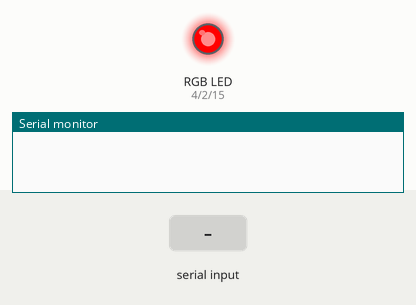
Simulated run of this sketch. Board: ESP32. Shown: an RGB LED mixed from three pins (HIGH = lit), the last lines printed to the serial monitor. The inputs (shaded band) are chosen by the test bench.

Above: at 0.1 s.
At 2.8 s:
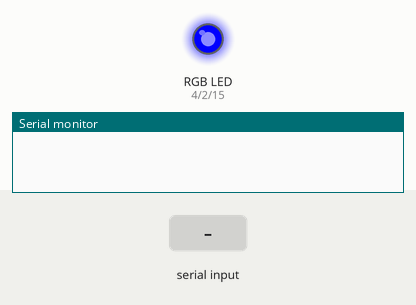
2.9 s: "1" received over Serial
At 4.9 s:
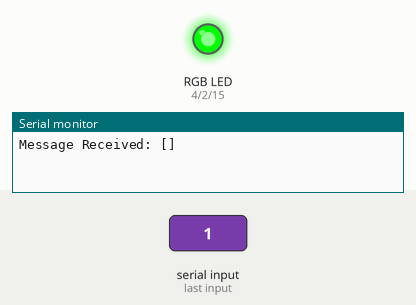
Timing chart, 0 to 13.0 s (numbered marks = the images above; inputs shaded):
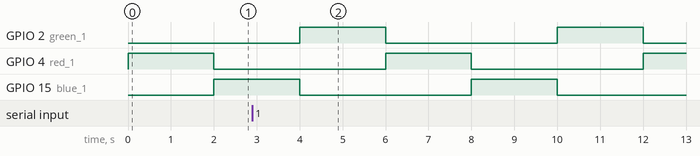

Measured:
- by itself, GPIO 2 (green_1): alternates HIGH for 2.0 s and LOW for 4.0 s

The sketch:

RGB_LED_Controller.ino
```cpp
//ESP32 - RGB controller using FreeRTOS


#define pro_cpu 0
#define app_cpu 1

#define red_1 4
#define green_1 2
#define blue_1 15

static TaskHandle_t task_1;
static TaskHandle_t task_2;

volatile uint8_t flag=0;
int len;


void Task_1(void* parameters)
{
  while(1)
  {
    digitalWrite(blue_1, LOW);
    digitalWrite(green_1, LOW);
    digitalWrite(red_1, HIGH);
    vTaskDelay(2000/portTICK_PERIOD_MS);
    digitalWrite(red_1, LOW);
    digitalWrite(green_1, LOW);
    digitalWrite(blue_1, HIGH);
    vTaskDelay(2000/portTICK_PERIOD_MS);
    digitalWrite(red_1, LOW);
    digitalWrite(blue_1, LOW);
    digitalWrite(green_1, HIGH);
    vTaskDelay(2000/portTICK_PERIOD_MS);
  }
}


void Task_2(void* parameters)
{
  while(1)
  {
    char input[50];
    input[0] = '\0';
    len=0;
    while(Serial.available())
    {
      char c = Serial.read();
      input[len] = c;
      len++;
      flag=1;
    }
    input[len-1] = '\0';
    if(flag==1)
    {
      Serial.print("Message Received: ");
      Serial.print("[");
      Serial.print(input);
      Serial.println("]");
      if(memcmp(input, "on", 2) == 0)
      {
        vTaskResume(task_1);
      }
      else if(memcmp(input, "off", 3) == 0)
      {
        digitalWrite(red_1, LOW);
        digitalWrite(green_1, LOW);
        digitalWrite(blue_1, LOW);
        vTaskSuspend(task_1);
      }
      flag=0;
    }
    vTaskDelay(1000/portTICK_PERIOD_MS);
  }
}

void setup()
{
  Serial.begin(115200);
  pinMode(red_1, OUTPUT);
  pinMode(green_1, OUTPUT);
  pinMode(blue_1, OUTPUT);
  xTaskCreatePinnedToCore(Task_1, "TASK_1", 2048, NULL, 1, &task_1, app_cpu);
  xTaskCreatePinnedToCore(Task_2, "TASK_1", 2048, NULL, 1, &task_2, app_cpu);
  vTaskDelete(NULL);
}

void loop()
{

}
```
